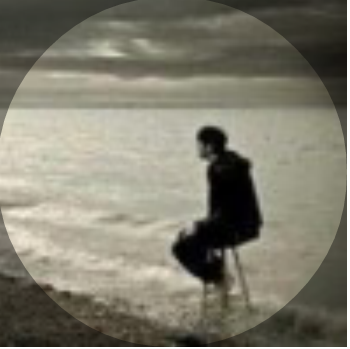
#> input picture test.png, 350 x 349 px
$ python day0000.py
#> lines starting #> are read from the running program, lines starting #| are printed output that depends on the picture
#!/usr/bin/env python
# -*- coding: utf-8 -*-
# @Time    : 2019/4/12 15:15
# @Author  : hahaya
# @Site    :
# @File    : day0000.py
# @Software: PyCharm
# @depends ： pip3 install Pillow

from PIL import Image, ImageDraw, ImageFont, ImageFilter
import os


def addnum(img):
    draw = ImageDraw.Draw(img)
    width, height = img.size
    # 右上角加数字
    myfont = ImageFont.truetype(os.getcwd() + '/font.ttf', size=40)
    filcolor = '#ff0000'
    draw.text((width - 50, 0), '99', font=myfont, fill=filcolor)
    img.save(os.getcwd() +'/result.jpg', 'jpeg')


if __name__ == '__main__':
    img = Image.open(os.getcwd() + "/test.png")
#> img is the input picture: PIL image 350x349 RGB; mean R, G, B 128.6, 125.8, 111
    addnum(img)
#> in addnum, `img.save(os.getcwd() +'/result.jpg', 'jpeg')`:
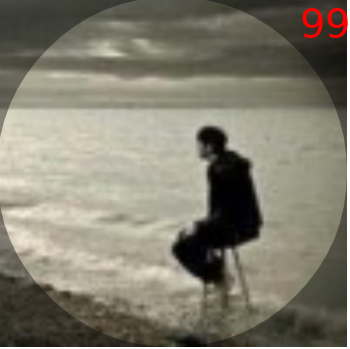
#> saved as result.jpg: PIL image 350x349 RGB; mean R, G, B 129.5, 125.6, 110.8
